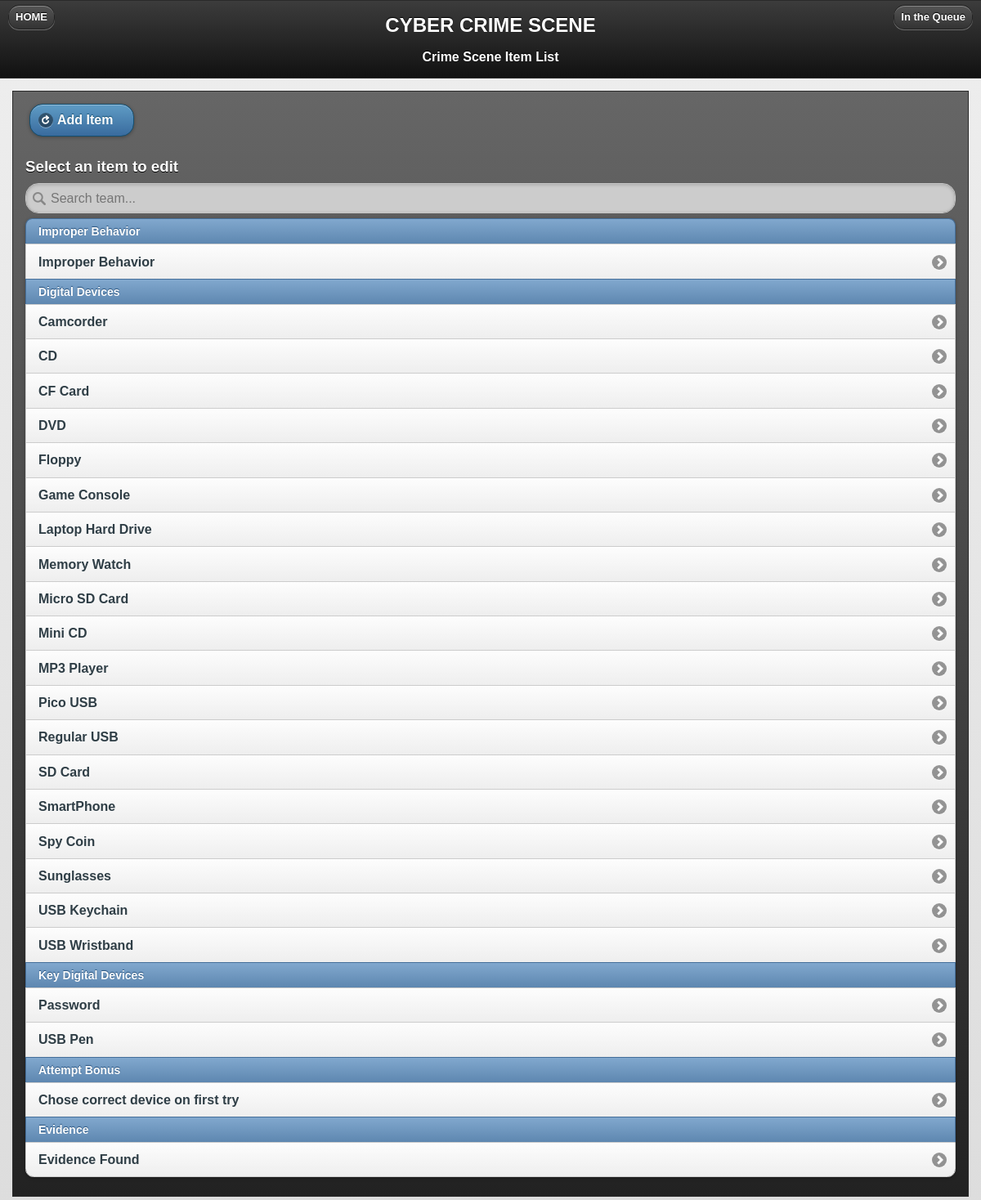
The page /item/index.php on the database its author committed.
### tables this page shows
CREATE TABLE item 
(
  itemID int(11) NOT NULL AUTO_INCREMENT,
  item_name varchar(50) NOT NULL,
	item_description varchar(150) DEFAULT NULL,
  item_typeID int(11) NOT NULL,
  point_value int(11) NOT NULL,
  active int(11) NOT NULL,
  PRIMARY KEY (itemID),
  KEY itemID (itemID,item_name,item_typeID,point_value,active)
);

### inc/lib/db.php (called while the page is built, shortened)
<?php
$dbS = "localhost";
$dbN = "cyber_crime_scene";
$dbU = "root";
$dbP = "";
try
{
	$dbh = new PDO("mysql:host=".$dbS.";dbname=".$dbN, $dbU, $dbP);
	$dbh->setAttribute(PDO::ATTR_ERRMODE, PDO::ERRMODE_EXCEPTION);
}
catch(PDOException $e)
{  echo $e->getMessage();  }
function dbQuery($sql, $params = NULL)
{
	global $dbh;
	$DEBUG = FALSE;
	if($params)
	{
		if(is_array($params))
		{
			$stmt = $dbh->prepare($sql);
			$count = count($params);
			$keys = array_keys($params);
			if(is_numeric($keys[0]))
			{
				for($i = 1; $i <= $count; $i++)
				{
					$a = $i - 1;
					$stmt->bindParam($i, $params[$a]);
					if($DEBUG)
					{
						echo "<tr>
											<td>BindName: [".$i."] </td>
											<td>&nbsp; &nbsp; &nbsp; </td>
											<td> BindData: [".$params[$a]."]</td>
									</tr>\n";
					}
				}
			}
			else
			{
				foreach($params as $key => $value)
				{
					$stmt->bindParam($key, $params[$key]);
					if($DEBUG)
					{
						echo "<tr>
											<td>BindName: [".$key."] </td>
											<td>&nbsp; &nbsp; &nbsp; </td>
											<td> BindData: [".$params[$key]."]</td>
									</tr>\n";
					}
				}
			}
		}
		else
		{  errorMsg("ERROR BINDING!");  }
	}
	else
	{  $stmt = $dbh->query($sql);  }
	return $stmt;
}
function dbExecute(&$stmt)
{
	$stmt->execute();
}
function dbAllRows($stmt, $type = "")
{
	switch(strtolower($type))
	{
		case "name":
		case "names":
			return $stmt->fetchAll(PDO::FETCH_ASSOC);
		break;
	}
}
?>

### inc/global.php (called while the page is built, shortened)
<?php
$basePath = "/cyber_crime_scene/";
?>

### item/index.php (the view, shortened to what this page needs)
<?php
require_once('../inc/header.php');
switch($where)
{
	case "cancel":
	default:
		$sql = "SELECT itemID, item_name, item_type_name FROM view_item_information";
		$stmt = dbQuery($sql);
		dbExecute($stmt);
		$itemList = dbAllRows($stmt, "names");
		if(count($itemList))
		{
			?>
				<div class="ui-body ui-body-a">
					<a data-ajax="false" href="<?php echo $basePath; ?>item/index.php?where=add" data-role="button" data-inline="true" data-theme="b" data-icon="refresh">
						Add Item
					</a>
					<div data-role="fieldcontain">
						<h3>Select an item to edit</h3>
						<ul data-role="listview" data-filter="true" data-inset="true" data-filter-placeholder="Search team..." data-filter-theme="b">
							<?php
								$lastItemTypeName = "";
								foreach($itemList as $rowID => $info)
								{
									$itemID = $info["itemID"];
									$itemName = $info["item_name"];
									$itemTypeName = $info["item_type_name"];
									if($lastItemTypeName != $itemTypeName)
									{
										$lastItemTypeName = $info["item_type_name"];
										?>
											<li data-role="list-divider"><?php echo $itemTypeName; ?></li>
										<?php
									}
									?>
										<li><a data-ajax="false" href="<?php echo $basePath.'item/index.php?where=view&itemID='.$itemID; ?>"><?php echo $itemName; ?></a></li>
									<?php
								}
							?>
						</ul>
					</div>
				</div>
			<?php
		}
		else
		{
			?>
				<h3>No items in list.</h3>
		<a data-ajax="false" href="<?php echo $basePath; ?>item/index.php?where=add" data-role="button" data-inline="true" data-theme="b" data-icon="refresh">Add Item</a>
			<?php
		}
	break;
}
?>
	</div>
<?php
require_once('../inc/footer.php');
	?>

### styles/default.css (style rules this page uses)
body { font: Arial, Verdana, "Comic Sans MS"; }

### rows shown on the page
item: itemTypeName "Improper Behavior", item_name "Improper Behavior"
item: itemTypeName "Digital Devices", item_name "Camcorder"
item: item_name "CD"
item: item_name "CF Card"
item: item_name "DVD"
item: item_name "Floppy"
item: item_name "Game Console"
item: item_name "Laptop Hard Drive"
item: item_name "Memory Watch"
item: item_name "Micro SD Card"
item: item_name "Mini CD"
item: item_name "MP3 Player"
item: item_name "Pico USB"
item: item_name "Regular USB"
item: item_name "SD Card"
item: item_name "SmartPhone"
item: item_name "Spy Coin"
item: item_name "Sunglasses"
item: item_name "USB Keychain"
item: item_name "USB Wristband"
item: itemTypeName "Key Digital Devices", item_name "Password"
item: item_name "USB Pen"
item: itemTypeName "Attempt Bonus", item_name "Chose correct device on first try"
item: itemTypeName "Evidence", item_name "Evidence Found"

### other values the page prints
PAGETITLE "CYBER CRIME SCENE"
$section "Crime Scene Item List"
